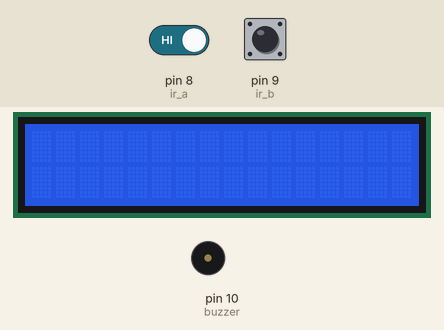
This sketch was run on a simulated Arduino Uno, built with avr-gcc and run on an emulated ATmega328P. Parts: 16×2 character LCD, buzzer (waves = sounding, pin HIGH). The test bench sets the inputs (shaded band); at power-on: pin 8 (ir_a) HIGH, pin 9 (ir_b) LOW. What the sketch prints to the serial monitor is not drawn.

Above: at 1.2 s.
1.3 s: pin 8 (ir_a) driven LOW and pin 9 (ir_b) driven HIGH
3.0 s: pin 9 (ir_b) driven LOW
At 3.5 s:
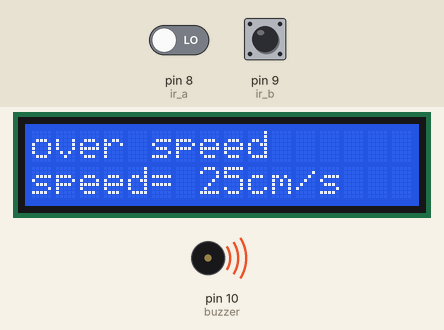
4.5 s: pin 9 (ir_b) pulsed HIGH 2 times (0.12 s each, 0.3 s apart)
At 6.1 s:
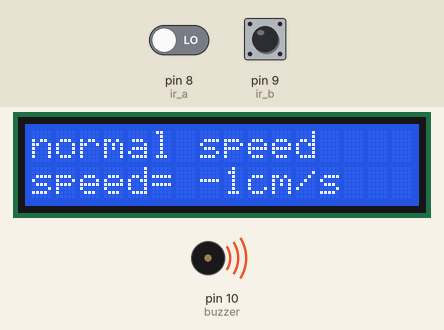
Timing chart, 0 to 7.6 s (numbered marks = the images above; inputs shaded):
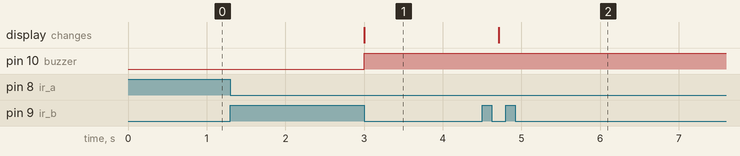

Measured:
- after the input at 1.3 s, every drawn part: stays the same
- after the input at 3.0 s, pin 10 (buzzer): LOW → HIGH at once; the display: changes at once (image 1)
- after the input at 4.5 s, the display: changes after 0.21 s (image 2)

The sketch:

ir0.ino
```cpp
#include<LiquidCrystal.h>

LiquidCrystal lcd(12,11,5,4,3,2);
int ir_a=8;
int ir_b=9;
int buzzer=10;

void setup()
{
  lcd.begin(16,2);
  pinMode(ir_a,INPUT);
  pinMode(ir_b,INPUT);
  pinMode(buzzer,OUTPUT);
  Serial.begin(9600);
}

void loop()
{
  int ir1,ir2,t=0,dist=25,speed1,c=0;
  L1:
  ir1=digitalRead(ir_a);
  ir2=digitalRead(ir_b);

  //Serial.println(a);
  //Serial.println(b);


if(ir1==0 && ir2==1)
{
  while(digitalRead(ir_b)!=0)
  {
    delay(100);
    c++;
    Serial.println(c);
  }
  t=c/10;
  Serial.println(t);
  speed1=dist/t;

  if(speed1>5)
  {
    digitalWrite(buzzer,HIGH);
    lcd.setCursor(0,0);
    lcd.print("over speed");
    lcd.setCursor(0,1);
    lcd.print("speed= ");
    lcd.print(speed1);
    lcd.print("cm/s");
  }
  else
  {
    lcd.setCursor(0,0);
    lcd.print("normal speed");
    lcd.setCursor(0,1);
    lcd.print("speed= ");
    lcd.print(speed1);
    lcd.print("cm/s");
  }
}


else if(ir1==1)
{
 //lcd.print("no vehicle");
  //lcd.setCursor(0,1);
  //lcd.print("detected");
  c==0;
  goto L1;
}
delay(100);


}
```
